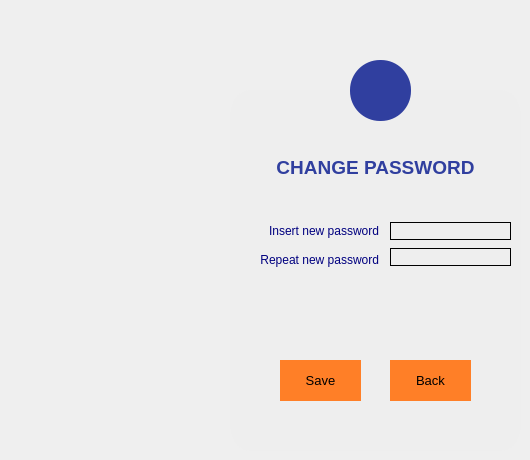
  <widget class="QWidget" name="changePasswordPage">
   <widget class="QFrame" name="frame_6">
    <property name="geometry">
     <rect>
      <x>230</x>
      <y>90</y>
      <width>291</width>
      <height>361</height>
     </rect>
    </property>
    <property name="maximumSize">
     <size>
      <width>1300</width>
      <height>1000</height>
     </size>
    </property>
    <property name="styleSheet">
     <string notr="true">background-color: rgb(238, 238, 238);
border-radius: 20px solid;
</string>
    </property>
    <property name="frameShape">
     <enum>QFrame::StyledPanel</enum>
    </property>
    <property name="frameShadow">
     <enum>QFrame::Raised</enum>
    </property>
    <widget class="QPushButton" name="changePassword">
     <property name="geometry">
      <rect>
       <x>50</x>
       <y>270</y>
       <width>81</width>
       <height>41</height>
      </rect>
     </property>
     <property name="minimumSize">
      <size>
       <width>0</width>
       <height>0</height>
      </size>
     </property>
     <property name="maximumSize">
      <size>
       <width>180</width>
       <height>100</height>
      </size>
     </property>
     <property name="font">
      <font>
       <pointsize>10</pointsize>
      </font>
     </property>
     <property name="cursor">
      <cursorShape>PointingHandCursor</cursorShape>
     </property>
     <property name="styleSheet">
      <string notr="true">background-color: rgb(255, 127, 39);
color: black;
padding: 10px;</string>
     </property>
     <property name="text">
      <string>Save</string>
     </property>
    </widget>
    <widget class="QPushButton" name="goFilelist2">
     <property name="geometry">
      <rect>
       <x>160</x>
       <y>270</y>
       <width>81</width>
       <height>41</height>
      </rect>
     </property>
     <property name="maximumSize">
      <size>
       <width>180</width>
       <height>100</height>
      </size>
     </property>
     <property name="font">
      <font>
       <pointsize>10</pointsize>
      </font>
     </property>
     <property name="cursor">
      <cursorShape>PointingHandCursor</cursorShape>
     </property>
     <property name="styleSheet">
      <string notr="true">background-color: rgb(255, 127, 39);
color: black;
padding: 10px;</string>
     </property>
     <property name="text">
      <string>Back</string>
     </property>
    </widget>
    <widget class="QLabel" name="signupLabel_17">
     <property name="geometry">
      <rect>
       <x>20</x>
       <y>60</y>
       <width>251</width>
       <height>36</height>
      </rect>
     </property>
     <property name="styleSheet">
      <string notr="true"/>
     </property>
     <property name="text">
      <string>&lt;html&gt;&lt;head/&gt;&lt;body&gt;&lt;p align=&quot;center&quot;&gt;&lt;span style=&quot; font-size:14pt; font-weight:600; color:#303f9f;&quot;&gt;CHANGE PASSWORD&lt;/span&gt;&lt;/p&gt;&lt;/body&gt;&lt;/html&gt;</string>
     </property>
    </widget>
    <widget class="QWidget" name="layoutWidget">
     <property name="geometry">
      <rect>
       <x>20</x>
       <y>130</y>
       <width>129</width>
       <height>51</height>
      </rect>
     </property>
     <layout class="QVBoxLayout" name="verticalLayout_5">
      <item>
       <widget class="QLabel" name="newPasswordLabel">
        <property name="text">
         <string>&lt;html&gt;&lt;head/&gt;&lt;body&gt;&lt;p align=&quot;right&quot;&gt;&lt;span style=&quot; color:#00007f;&quot;&gt;Insert new password&lt;/span&gt;&lt;/p&gt;&lt;/body&gt;&lt;/html&gt;</string>
        </property>
       </widget>
      </item>
      <item>
       <widget class="QLabel" name="newPasswordAgainLabel">
        <property name="text">
         <string>&lt;html&gt;&lt;head/&gt;&lt;body&gt;&lt;p align=&quot;right&quot;&gt;&lt;span style=&quot; color:#00007f;&quot;&gt;Repeat new password&lt;/span&gt;&lt;/p&gt;&lt;/body&gt;&lt;/html&gt;</string>
        </property>
       </widget>
      </item>
     </layout>
    </widget>
    <widget class="QWidget" name="layoutWidget">
     <property name="geometry">
      <rect>
       <x>160</x>
       <y>130</y>
       <width>121</width>
       <height>49</height>
      </rect>
     </property>
     <layout class="QVBoxLayout" name="verticalLayout_6">
      <item>
       <widget class="QLineEdit" name="newPasswordLineEdit">
        <property name="styleSheet">
         <string notr="true">border:1px solid;
</string>
        </property>
       </widget>
      </item>
      <item>
       <widget class="QLineEdit" name="newPasswordAgainLineEdit">
        <property name="styleSheet">
         <string notr="true">border:1px solid;
</string>
        </property>
       </widget>
      </item>
     </layout>
    </widget>
   </widget>
   <widget class="QToolButton" name="toolButton_6">
    <property name="enabled">
     <bool>false</bool>
    </property>
    <property name="geometry">
     <rect>
      <x>350</x>
      <y>60</y>
      <width>61</width>
      <height>61</height>
     </rect>
    </property>
    <property name="styleSheet">
     <string notr="true">border-radius: 30px;
background-color: rgb(48, 63, 159);
</string>
    </property>
    <property name="text">
     <string/>
    </property>
    <property name="icon">
     <iconset resource="textedit.qrc">
      <normaloff>:/images/edit.png</normaloff>
      <disabledoff>:/images/edit.png</disabledoff>:/images/edit.png</iconset>
    </property>
    <property name="iconSize">
     <size>
      <width>50</width>
      <height>50</height>
     </size>
    </property>
   </widget>
  </widget>
